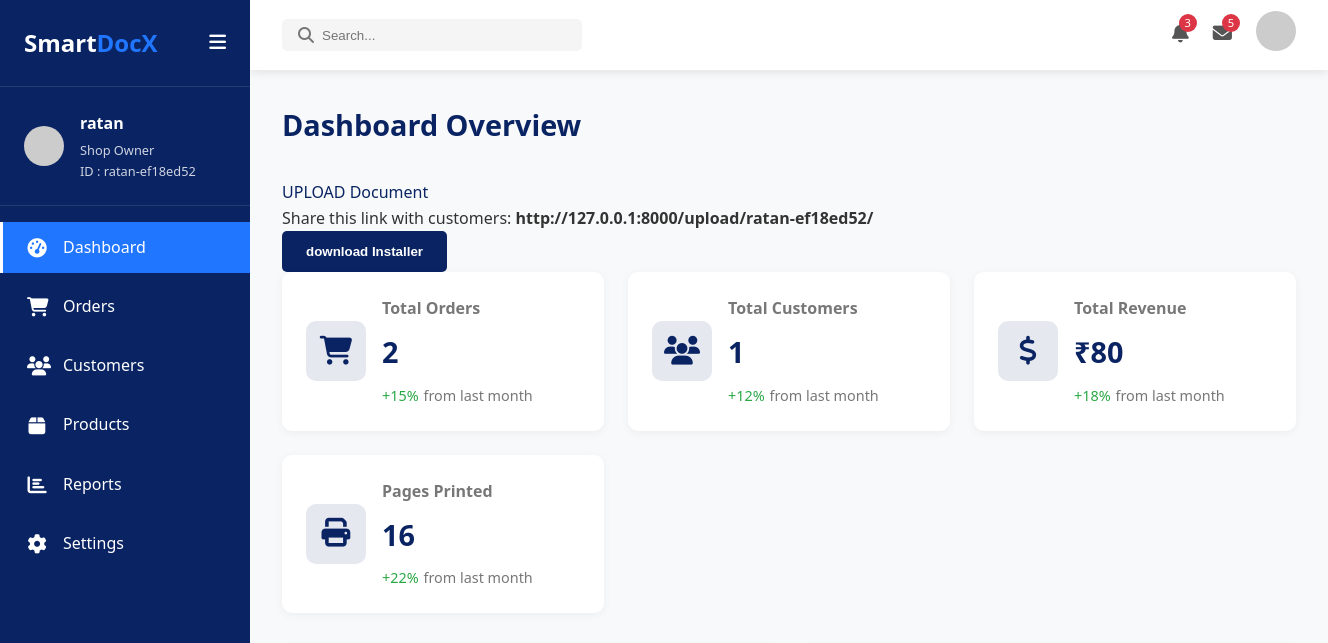
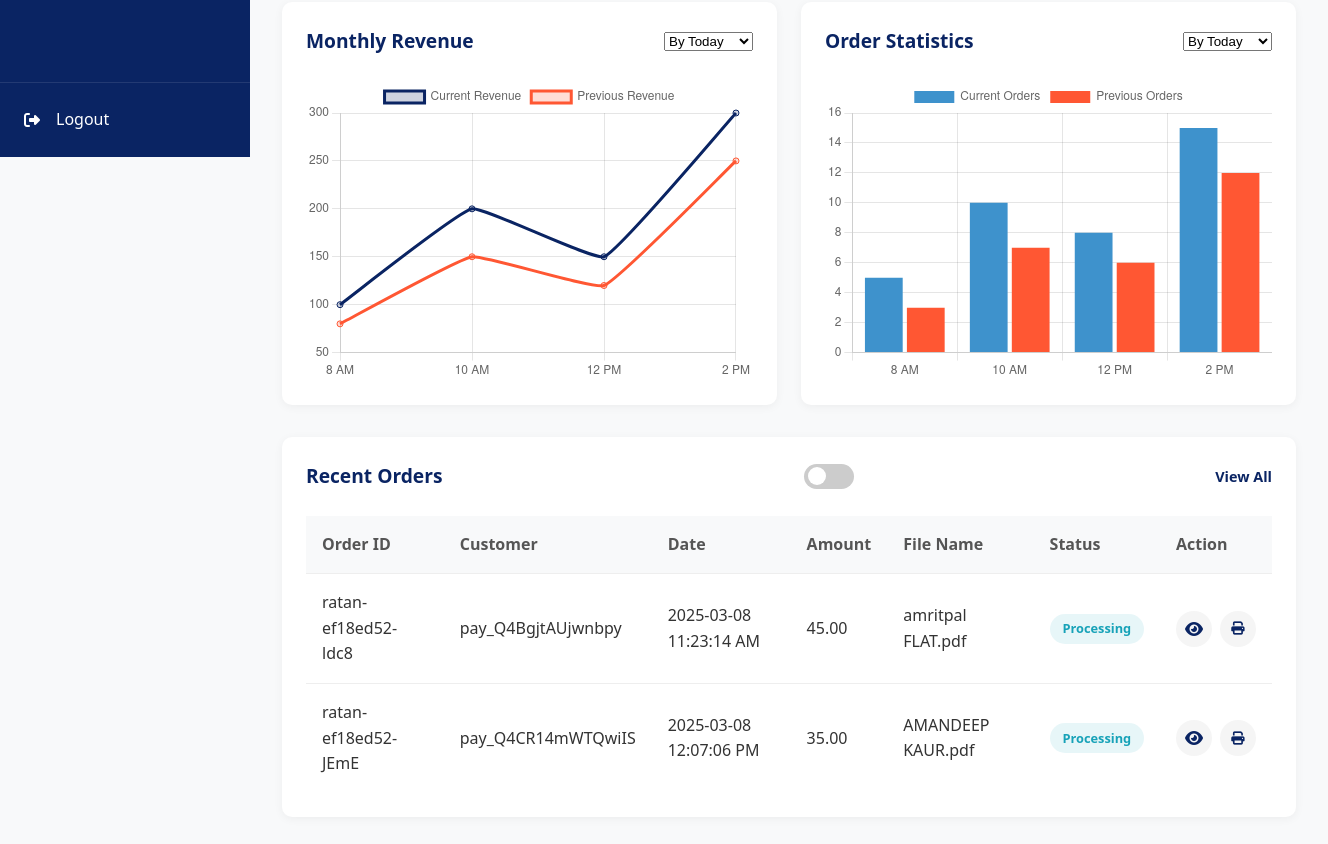
Page /dashboard/ (signed in) on the earlier database version (2 pictures, top to bottom).
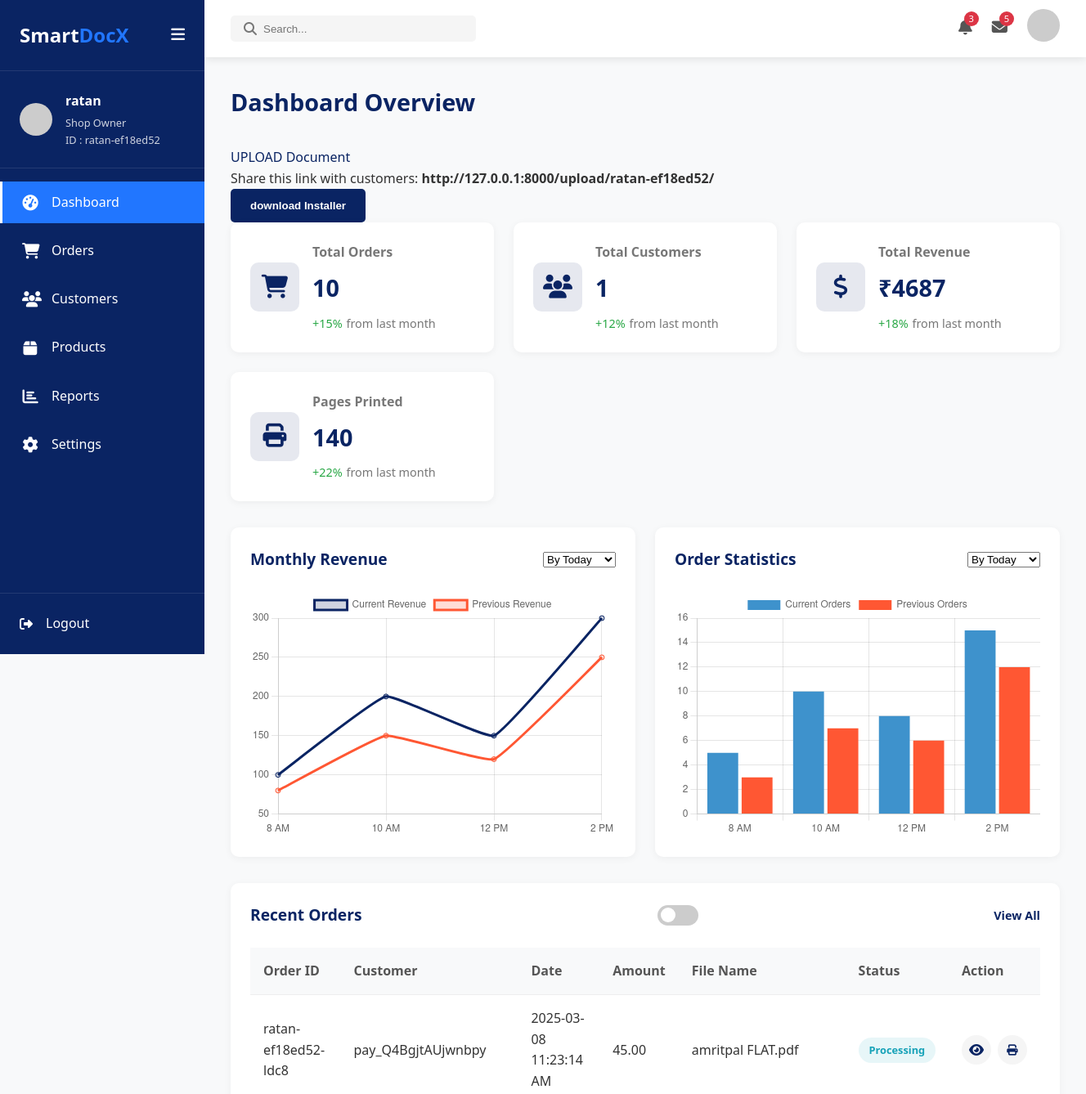
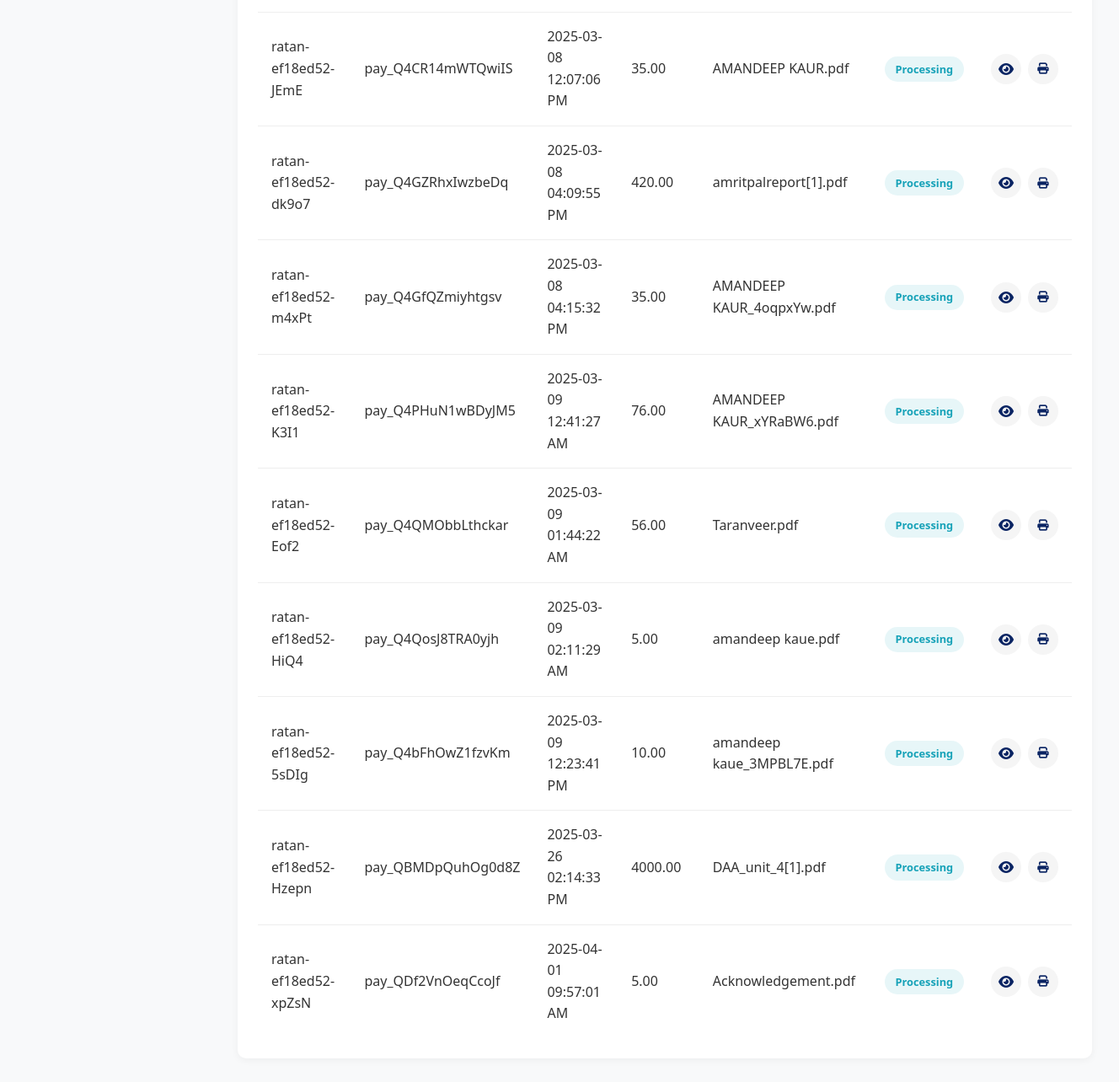
Same page on the later database version (2 pictures, top to bottom).
### users/models.py (models this page shows, shortened)
class CustomUser(AbstractUser):
    unique_url = models.CharField(max_length=255, unique=True, blank=True, null=True)
    total_orders = models.IntegerField(default=0)
    total_revenue = models.DecimalField(max_digits=10, decimal_places=2, default=0.00)
    total_customers = models.IntegerField(default=0)
    id = models.AutoField(primary_key=True)  # Ensure it's an integer, not an ObjectId
    groups = models.ManyToManyField(
        Group,
        related_name="customuser_groups",  # Unique related name to prevent conflicts
        blank=True
    )
    user_permissions = models.ManyToManyField(
        Permission,
        related_name="customuser_permissions",  # Unique related name to prevent conflicts
        blank=True
    )
    def __str__(self):
        return self.username

class PrintOrder(models.Model):
    unique_url = models.CharField(max_length=100)
    amount = models.DecimalField(max_digits=10, decimal_places=2)
    page_size = models.CharField(max_length=50)
    paper_type = models.CharField(max_length=50)
    print_color = models.CharField(max_length=50)
    print_sides = models.CharField(max_length=50)
    binding = models.CharField(max_length=50)
    copies = models.PositiveIntegerField()
    transaction_id = models.CharField(max_length=100)
    total_pages = models.PositiveIntegerField(default=1)
    order_id = models.CharField(max_length=100, unique=True)
    order_time = models.DateTimeField(default=timezone.now)  # Use timezone-aware default
    document = models.FileField(upload_to="user_uploads/", null=True, blank=True)

### users/views.py (the view, shortened to what this page needs)
# urls.py: path('dashboard/', dashboard, name='dashboard'),
@login_required
def dashboard(request):
    user = request.user  # Get the logged-in user
    if not CustomUser.objects.filter(username=user.username).exists():
        return render(request, "error.html", {"message": "User does not exist."})
    orders = PrintOrder.objects.filter(unique_url=user.unique_url)
    owner_unique_url = user.unique_url  # Get the unique_url of the owner
    orders = PrintOrder.objects.filter(unique_url=owner_unique_url)
    total_customers = count_customers_for_owner(owner_unique_url)
    total_revenue = calculate_total_revenue(owner_unique_url)
    total_pages = count_total_pages(owner_unique_url)
    order_counts = count_orders_by_period(owner_unique_url)
    orders = PrintOrder.objects.filter(unique_url=owner_unique_url).values(
        "order_id", "transaction_id", "order_time", "amount", "document"
    )
    order_table = [
        {
            "order_id": order["order_id"] if order["order_id"] else "N/A",
            "transaction_id": order["transaction_id"],
            "order_time": datetime.fromtimestamp(order["order_time"].timestamp(), ist).strftime("%Y-%m-%d %I:%M:%S %p"),  # 12-hour format with AM/PM
            "price": str(order["amount"]),
            "file_name": os.path.basename(order["document"]) if order["document"] else "N/A",
            "file_url": f"/media/{order['document']}" if order["document"] else "#",  # File URL
        }
        for order in orders
    ]
    orders_and_revenue = {
    "today": {
        "labels": ["8 AM", "10 AM", "12 PM", "2 PM"],
        "current": {"revenue": [100, 200, 150, 300], "orders": [5, 10, 8, 15]},
        "previous": {"revenue": [80, 150, 120, 250], "orders": [3, 7, 6, 12]}
    },
    "week": {
        "labels": ["Mon", "Tue", "Wed", "Thu"],
        "current": {"revenue": [500, 600, 550, 700], "orders": [25, 30, 28, 35]},
        "previous": {"revenue": [400, 550, 500, 650], "orders": [20, 27, 25, 30]}
    },
    "month": {
        "labels": ["Week 1", "Week 2", "Week 3", "Week 4"],
        "current": {"revenue": [2000, 2400, 2300, 2800], "orders": [100, 120, 110, 130]},
        "previous": {"revenue": [1800, 2200, 2100, 2600], "orders": [90, 110, 100, 120]}
    },
    "year": {
        "labels": ["Jan", "Feb", "Mar", "Apr"],
        "current": {"revenue": [8000, 8500, 8700, 9000], "orders": [400, 420, 430, 450]},
        "previous": {"revenue": [7500, 8000, 8200, 8500], "orders": [380, 400, 410, 430]}
    },
    "all_time": {
        "labels": ["2019", "2020", "2021", "2022", "2023"],
        "current": {"revenue": [50000, 55000, 60000, 65000, 70000], "orders": [2500, 2700, 3000, 3200, 3500]},
        "previous": {"revenue": [45000, 50000, 55000, 60000, 65000], "orders": [2300, 2500, 2800, 3000, 3300]}
    }
}
    return render(request, "users/dashboard.html", {
        "user": user,
        "orders": orders,
        "unique_url": user.unique_url,
        "orders_and_revenue": orders_and_revenue,
        "total_orders": orders.count(),
        "total_customers": total_customers,
        "total_revenue": total_revenue,
        "total_pages": total_pages,
        "order_table": order_table
    })

### templates/users/dashboard.html (shortened to what this page needs)
<!DOCTYPE html>
<html lang="en">
<head>
    <link rel="stylesheet" href="https://cdnjs.cloudflare.com/ajax/libs/font-awesome/6.4.0/css/all.min.css">
    <link href="https://cdn.jsdelivr.net/gh/gitbrent/bootstrap-switch-button@1.1.0/css/bootstrap-switch-button.min.css" rel="stylesheet">
    <!-- {% load static %}
    <link rel="stylesheet" href="{% static 'styles/home.css' %}"> -->
    {% load static %}
    <link rel="stylesheet" href="{% static 'styles/home.css' %}">
    <link rel="stylesheet" href="{% static 'styles/dashboard.css' %}">
</head>
<body class="dashboard-body">
    <div class="dashboard-container">
        <aside class="sidebar">
            <div class="sidebar-header">
                <h2>Smart<span>DocX</span></h2>
                <button id="sidebarToggle" class="sidebar-toggle">
                    <i class="fas fa-bars"></i>
                </button>
            </div>
            <div class="sidebar-user">
                <img src="https://placehold.co/100x100/0a2463/white?text=A" alt="Admin User">
                <div>
                    <h4>{{ user }}</h4>
                    <p>Shop Owner</p>
                    <p>ID : {{ unique_url }}</p>
                </div>
            </div>
            <nav class="sidebar-nav">
                <ul>
                    <li class="active">
                        <a href="#" data-section="dashboard">
                            <i class="fas fa-tachometer-alt"></i>
                            <span>Dashboard</span>
                        </a>
                    </li>
                    <li>
                        <a href="#" data-section="orders">
                            <i class="fas fa-shopping-cart"></i>
                            <span>Orders</span>
                        </a>
                    </li>
                    <li>
                        <a href="#" data-section="customers">
                            <i class="fas fa-users"></i>
                            <span>Customers</span>
                        </a>
                    </li>
                    <li>
                        <a href="#" data-section="products">
                            <i class="fas fa-box"></i>
                            <span>Products</span>
                        </a>
                    </li>
                    <li>
                        <a href="#" data-section="reports">
                            <i class="fas fa-chart-bar"></i>
                            <span>Reports</span>
                        </a>
                    </li>
                    <li>
                        <a href="#" data-section="settings">
                            <i class="fas fa-cog"></i>
                            <span>Settings</span>
                        </a>
                    </li>
                </ul>
            </nav>
            <div class="sidebar-footer">
                <a href="/">
                    <i class="fas fa-sign-out-alt"></i>
                    <span>Logout</span>
                </a>
            </div>
        </aside>
        <main class="dashboard-main">
            <header class="dashboard-header">
                <div class="header-search">
                    <i class="fas fa-search"></i>
                    <input type="text" placeholder="Search...">
                </div>
                <div class="header-actions">
                    <div class="notification">
                        <i class="fas fa-bell"></i>
                        <span class="badge">3</span>
                    </div>
                    <div class="message">
                        <i class="fas fa-envelope"></i>
                        <span class="badge">5</span>
                    </div>
                    <div class="profile">
                        <img src="https://placehold.co/100x100/0a2463/white?text=A" alt="Admin User">
                    </div>
                </div>
            </header>
            <div class="dashboard-content active" id="dashboard-section">
                <h1>Dashboard Overview</h1>
                <a href="/upload/{{ unique_url }}">UPLOAD Document</a>
                <p>Share this link with customers: <b>http://127.0.0.1:8000/upload/{{ unique_url }}/</b></p>
               <button id="downloadInstallerBtn" class="btn btn-primary" data-shop-id="{{ unique_url }}">
                download Installer
                </button>
                <script>
                    function generateQR() {
                        let qr = qrcode(0, 'L');
                        let url = "http://127.0.0.1:8000/upload/{{unique_url}}";
                        qr.addData(url);
                        qr.make();
                        document.getElementById('qrcode').innerHTML = qr.createImgTag(8);
                    }
                    function downloadQR() {
                        html2canvas(document.getElementById('qr-card')).then(canvas => {
                            let link = document.createElement('a');
                            link.download = 'SmartDocX_QR.png';
                            link.href = canvas.toDataURL('image/png');
                            link.click();
                        });
                    }
                    window.onload = generateQR;
                </script>
                <div class="stats-container">
                    <div class="stat-card">
                        <div class="stat-icon">
                            <i class="fas fa-shopping-cart"></i>
                        </div>
                        <div class="stat-info">
                            <h3>Total Orders</h3>
                            <p class="stat-number">{{total_orders}}</p>
                            <p class="stat-change positive">+15% <span>from last month</span></p>
                        </div>
                    </div>
                    <div class="stat-card">
                        <div class="stat-icon">
                            <i class="fas fa-users"></i>
                        </div>
                        <div class="stat-info">
                            <h3>Total Customers</h3>
                            <p class="stat-number">{{total_customers}}</p>
                            <p class="stat-change positive">+12% <span>from last month</span></p>
                        </div>
                    </div>
                    <div class="stat-card">
                        <div class="stat-icon">
                            <i class="fas fa-dollar-sign"></i>
                        </div>
                        <div class="stat-info">
                            <h3>Total Revenue</h3>
                            <p class="stat-number">₹{{total_revenue}}</p>
                            <p class="stat-change positive">+18% <span>from last month</span></p>
                        </div>
                    </div>
                    <div class="stat-card">
                        <div class="stat-icon">
                            <i class="fas fa-print"></i>
                        </div>
                        <div class="stat-info">
                            <h3>Pages Printed</h3>
                            <p class="stat-number">{{total_pages}}</p>
                            <p class="stat-change positive">+22% <span>from last month</span></p>
                        </div>
                    </div>
                </div>
                <div class="dashboard-charts">
                    <div class="chart-container">
                        <div style="display: flex; align-items: center; justify-content: space-between; margin-bottom: 1.5rem;">
                            <h3 style="margin-bottom: 0;">Monthly Revenue</h3>
                            <select id="revenueFilter">
                                <option value="today">By Today</option>
                            </select>
                        </div>
                        <div class="chart">
                            <canvas id="revenueChart"></canvas>
                        </div>
                    </div>
                    <div class="chart-container">
                        <div style="display: flex; align-items: center; justify-content: space-between; margin-bottom: 1.5rem; ">
                            <h3 style="margin-bottom: 0;">Order Statistics</h3>
                            <select id="orderFilter">
                                <option value="today">By Today</option>
                            </select>
                        </div>
                        <div class="chart">
                            <canvas id="orderChart"></canvas>
                        </div>
                    </div>
                </div>
                <div class="recent-orders">
                    <div class="section-header">
                        <h3>Recent Orders</h3>
                        <label class="switch">
                            <span class="slider"></span>
                        </label>
                        <a href="#" class="view-all">View All</a>
                    </div>
                    <div class="table-responsive">
                        <table>
                            <thead>
                                <tr>
                                    <th>Order ID</th>
                                    <th>Customer</th>
                                    <th>Date</th>
                                    <th>Amount</th>
                                    <th>File Name</th>
                                    <th>Status</th>
                                    <th>Action</th>
                                </tr>
                            </thead>
                            <tbody>
                                    {% for order in order_table %}
                                    <tr>
                                        <td>{{ order.order_id }}</td>
                                        <td>{{ order.transaction_id }}</td>
                                        <td>{{ order.order_time }}</td>
                                        <td>{{ order.price }}</td>
                                        <td>{{ order.file_name }}</td>
                                        <td><span class="status processing">Processing</span></td>
                                        <td>
                                            <div class="action-buttons">
                                                <a href="{{ order.file_url|urlencode }}" target="_blank" class="btn-icon">
                                                    <i class="fas fa-eye"></i>
                                                </a>
                                                <form class="print-form" method="post">
                                                    <button class="btn-print" data-file-path="{{ order.file_url|default:'' }}">
                                                        <i class="fas fa-print"></i>
                                                    </button>
                                                </form>
                                            </div>
                                        </td>
                                </tr>
                                {% empty %}
                                <tr>
                                    <td colspan="5">No orders found.</td>
                                </tr>
                                {% endfor %}
                            </tbody>
                        </table>
                    </div>
                </div>
            </div>
        </main>
    </div>
</body>
</html>

Differences in the rows shown:
added PrintOrder: order_id "ratan-ef18ed52-dk9o7", transaction_id "pay_Q4GZRhxIwzbeDq", order_time "2025-03-08 04:09:55 PM", price "420.00", file_name "amritpalreport[1].pdf"
added PrintOrder: order_id "ratan-ef18ed52-m4xPt", transaction_id "pay_Q4GfQZmiyhtgsv", order_time "2025-03-08 04:15:32 PM", price "35.00", file_name "AMANDEEP KAUR_4oqpxYw.pdf"
added PrintOrder: order_id "ratan-ef18ed52-K3I1", transaction_id "pay_Q4PHuN1wBDyJM5", order_time "2025-03-09 12:41:27 AM", price "76.00", file_name "AMANDEEP KAUR_xYRaBW6.pdf"
added PrintOrder: order_id "ratan-ef18ed52-Eof2", transaction_id "pay_Q4QMObbLthckar", order_time "2025-03-09 01:44:22 AM", price "56.00", file_name "Taranveer.pdf"
added PrintOrder: order_id "ratan-ef18ed52-HiQ4", transaction_id "pay_Q4QosJ8TRA0yjh", order_time "2025-03-09 02:11:29 AM", price "5.00", file_name "amandeep kaue.pdf"
added PrintOrder: order_id "ratan-ef18ed52-5sDIg", transaction_id "pay_Q4bFhOwZ1fzvKm", order_time "2025-03-09 12:23:41 PM", price "10.00", file_name "amandeep kaue_3MPBL7E.pdf"
added PrintOrder: order_id "ratan-ef18ed52-Hzepn", transaction_id "pay_QBMDpQuhOg0d8Z", order_time "2025-03-26 02:14:33 PM", price "4000.00", file_name "DAA_unit_4[1].pdf"
added PrintOrder: order_id "ratan-ef18ed52-xpZsN", transaction_id "pay_QDf2VnOeqCcoJf", order_time "2025-04-01 09:57:01 AM", price "5.00", file_name "Acknowledgement.pdf"
Other differences:
{{ total_orders }}: "2" → "10"
{{ total_revenue }}: "80" → "4687"
{{ total_pages }}: "16" → "140"
